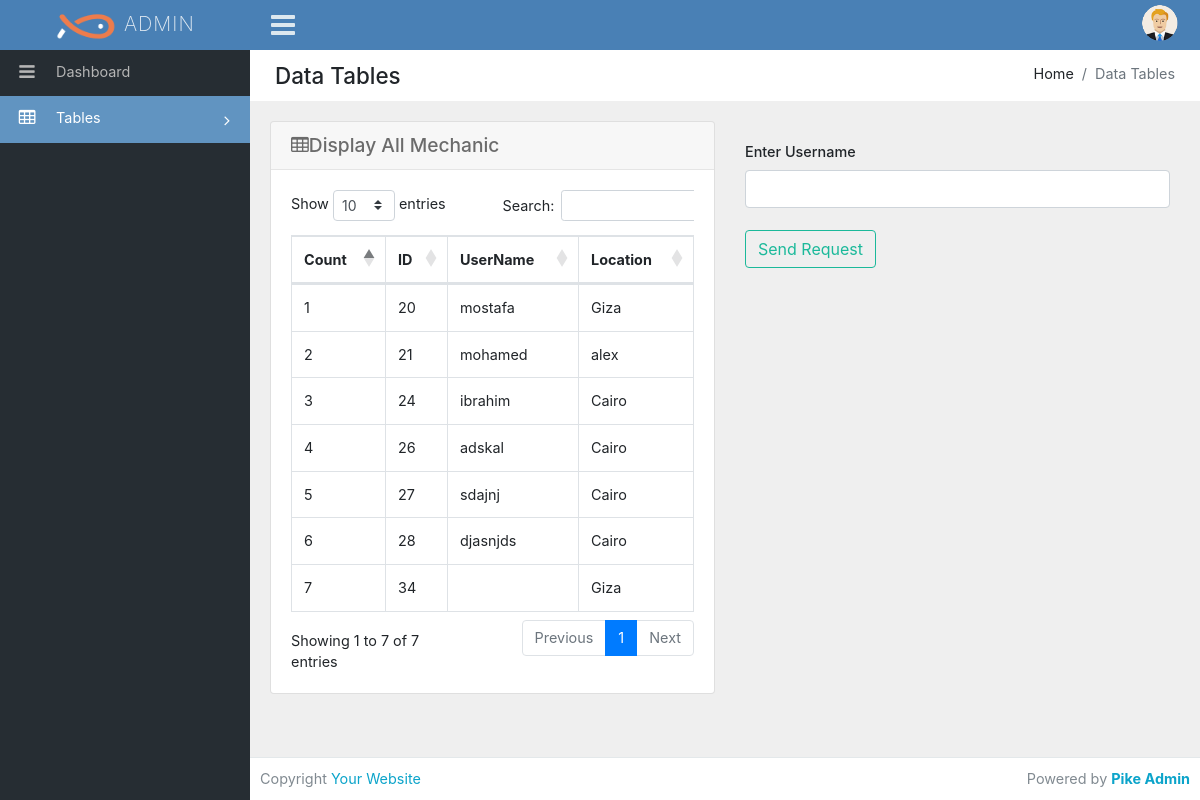
Page /View/send_request.php (signed in) on the committed database.
### tables this page shows
CREATE TABLE `mec_location` (
  `id_mec` int(11) NOT NULL,
  `username` varchar(50) NOT NULL,
  `Location` varchar(50) NOT NULL
);

### View/send_request.php (the view, shortened to what this page needs)
<!DOCTYPE html>
<html lang="en">
<head>
                <link href="adminhome/assets/css/bootstrap.min.css" rel="stylesheet" type="text/css" />
		<link href="adminhome/assets/font-awesome/css/font-awesome.min.css" rel="stylesheet" type="text/css" />
		<link href="adminhome/assets/css/style.css" rel="stylesheet" type="text/css" />
		<link rel="stylesheet" type="text/css" href="https://cdn.datatables.net/1.10.16/css/dataTables.bootstrap4.min.css"/>
</head>
<body class="adminbody">
<div id="main">
	<div class="headerbar">
        <div class="headerbar-left">
            <a href="adminhome.php" class="logo"><img alt="Logo" src="assets/images/logo.png" /> <span>Admin</span></a>
        </div>
        <nav class="navbar-custom">
                    <ul class="list-inline float-right mb-0">
				<li class="list-inline-item dropdown notif">
                            <a class="nav-link dropdown-toggle arrow-none" data-toggle="dropdown" href="#" role="button" aria-haspopup="false" aria-expanded="false">
                        <li class="list-inline-item dropdown notif">
                            <a class="nav-link dropdown-toggle nav-user" data-toggle="dropdown" href="#" role="button" aria-haspopup="false" aria-expanded="false">
                                <img src="adminhome/assets/images/avatars/admin.png" alt="Profile image" class="avatar-rounded">
                            </a>
                        </li>
                    </ul>
                    <ul class="list-inline menu-left mb-0">
                        <li class="float-left">
                            <button class="button-menu-mobile open-left">
								<i class="fa fa-fw fa-bars"></i>
                            </button>
                        </li>
                    </ul>
        </nav>
	</div>
	<div class="left main-sidebar">
		<div class="sidebar-inner leftscroll">
			<div id="sidebar-menu">
			<ul>
					<li class="submenu">
                                            <a href="userhome.php"><i class="fa fa-fw fa-bars"></i><span> Dashboard </span> </a>
                    </li>
					<li class="submenu">
                        <a href="#" class="active"><i class="fa fa-fw fa-table"></i> <span> Tables </span> <span class="menu-arrow"></span></a>
                    </li>
            </ul>
			</div>
		</div>
	</div>
    <div class="content-page">
        <div class="content">
			<div class="container-fluid">
				<div class="row">
						<div class="col-xl-12">
								<div class="breadcrumb-holder">
										<h1 class="main-title float-left">Data Tables</h1>
										<ol class="breadcrumb float-right">
											<li class="breadcrumb-item">Home</li>
											<li class="breadcrumb-item active">Data Tables</li>
										</ol>
										<div class="clearfix"></div>
								</div>
						</div>
				</div>
				<div class="row">
						<div class="col-xs-12 col-sm-12 col-md-12 col-lg-6 col-xl-6">
							<div class="card mb-3">
								<div class="card-header">
									<h3><i class="fa fa-table"></i>Display All Mechanic</h3>
								</div>
								<div class="card-body">
									<div class="table-responsive">
									<table id="example1" class="table table-bordered table-hover display">
										<thead>
											<tr>
												<th>Count</th>
												<th>ID</th>
												<th>UserName</th>
												<th>Location</th>
											</tr>
										</thead>
										<tbody>
										<?php
                                                                                        $conn= mysqli_connect("localhost", "root", "", "project_db");
                                                                                        $query= mysqli_query($conn,"SELECT * from `mec_location`");
                                                                                        $count=1;
                                                                                        while ($result= mysqli_fetch_array($query)){
                                                                                            echo "<tr>
                                                                                            <td>$count</td>
                                                                                            <td>".$result['id_mec']."</td>
                                                                                            <td>".$result['username']."</td>
                                                                                            <td>".$result['Location']."</td>
                                                                                             </tr>";
                                                                                            $count++;
                                                                                        }
                                                                                        ?>
										</tbody>
									</table>
									</div>
								</div>
							</div>
						</div>
                                    <div class="card-body">
                                                            <form method="POST" >
                                                    <label class="label--desc">Enter Username </label>
                                                    <input rows="3" class="form-control editor"  type="text" name="name" id="name" > <br>
                                                    <button type="submit"  class="btn btn-outline-success" value="send" name="send" >Send Request</button>
                                                            </form>
                                                </div>
				</div>
            </div>
		</div>
    </div>
	<footer class="footer">
		<span class="text-right">
		Copyright <a target="_blank" href="#">Your Website</a>
		</span>
		<span class="float-right">
		Powered by <a target="_blank" href="https://www.pikeadmin.com"><b>Pike Admin</b></a>
		</span>
	</footer>
</div>
</body>
</html>

### rows in the picture
mec_location: id_mec "20", username "mostafa", Location "Giza"
mec_location: id_mec "21", username "mohamed", Location "alex"
mec_location: id_mec "24", username "ibrahim", Location "Cairo"
mec_location: id_mec "26", username "adskal", Location "Cairo"
mec_location: id_mec "27", username "sdajnj", Location "Cairo"
mec_location: id_mec "28", username "djasnjds", Location "Cairo"
mec_location: id_mec "34", Location "Giza"
